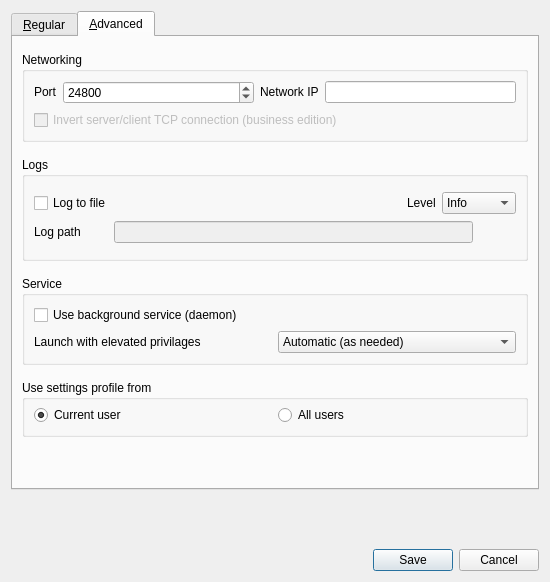
<?xml version="1.0" encoding="UTF-8"?>
<ui version="4.0">
 <class>SettingsDialogBase</class>
 <widget class="QDialog" name="SettingsDialogBase">
  <property name="geometry">
   <rect>
    <x>0</x>
    <y>0</y>
    <width>550</width>
    <height>582</height>
   </rect>
  </property>
  <property name="sizePolicy">
   <sizepolicy hsizetype="Preferred" vsizetype="Expanding">
    <horstretch>0</horstretch>
    <verstretch>0</verstretch>
   </sizepolicy>
  </property>
  <property name="windowTitle">
   <string>Preferences</string>
  </property>
  <layout class="QVBoxLayout" name="verticalLayout_9">
   <property name="spacing">
    <number>15</number>
   </property>
   <item alignment="Qt::AlignTop">
    <widget class="QTabWidget" name="m_pTabWidget">
     <property name="tabPosition">
      <enum>QTabWidget::North</enum>
     </property>
     <property name="currentIndex">
      <number>1</number>
     </property>
     <widget class="QWidget" name="m_pTabRegular">
      <attribute name="title">
       <string>&amp;Regular</string>
      </attribute>
      <layout class="QVBoxLayout" name="verticalLayout_3">
       <property name="spacing">
        <number>15</number>
       </property>
       <property name="topMargin">
        <number>15</number>
       </property>
       <item alignment="Qt::AlignTop">
        <widget class="QGroupBox" name="m_pGroupBasics">
         <property name="title">
          <string>Basics</string>
         </property>
         <layout class="QVBoxLayout" name="verticalLayout_2">
          <item>
           <layout class="QHBoxLayout" name="horizontalLayout">
            <item>
             <widget class="QLabel" name="m_pLabelComputerName">
              <property name="sizePolicy">
               <sizepolicy hsizetype="Preferred" vsizetype="Fixed">
                <horstretch>0</horstretch>
                <verstretch>0</verstretch>
               </sizepolicy>
              </property>
              <property name="minimumSize">
               <size>
                <width>75</width>
                <height>0</height>
               </size>
              </property>
              <property name="text">
               <string>Computer name</string>
              </property>
             </widget>
            </item>
            <item>
             <spacer name="horizontalSpacer">
              <property name="orientation">
               <enum>Qt::Horizontal</enum>
              </property>
              <property name="sizeType">
               <enum>QSizePolicy::Maximum</enum>
              </property>
              <property name="sizeHint" stdset="0">
               <size>
                <width>20</width>
                <height>20</height>
               </size>
              </property>
             </spacer>
            </item>
            <item>
             <widget class="QLineEdit" name="m_pLineEditScreenName">
              <property name="enabled">
               <bool>true</bool>
              </property>
              <property name="maxLength">
               <number>255</number>
              </property>
             </widget>
            </item>
           </layout>
          </item>
          <item>
           <widget class="QCheckBox" name="m_pCheckBoxPreventSleep">
            <property name="text">
             <string>Prevent this computer from going to sleep</string>
            </property>
           </widget>
          </item>
          <item>
           <widget class="QCheckBox" name="m_pCheckBoxLanguageSync">
            <property name="text">
             <string>Use server's keyboard language on this computer (client mode)</string>
            </property>
           </widget>
          </item>
          <item>
           <widget class="QCheckBox" name="m_pCheckBoxScrollDirection">
            <property name="text">
             <string>Invert scroll direction on this computer (client mode)</string>
            </property>
           </widget>
          </item>
         </layout>
        </widget>
       </item>
       <item alignment="Qt::AlignTop">
        <widget class="QGroupBox" name="m_pGroupApp">
         <property name="title">
          <string>App</string>
         </property>
         <layout class="QVBoxLayout" name="verticalLayout_5">
          <item>
           <widget class="QCheckBox" name="m_pCheckBoxCloseToTray">
            <property name="text">
             <string>Leave app running in notification area when the window is closed</string>
            </property>
           </widget>
          </item>
          <item>
           <widget class="QCheckBox" name="m_pCheckBoxAutoHide">
            <property name="text">
             <string>Hide the window when the app starts</string>
            </property>
           </widget>
          </item>
         </layout>
        </widget>
       </item>
       <item alignment="Qt::AlignTop">
        <widget class="QGroupBox" name="m_pGroupSecurity">
         <property name="title">
          <string>Security</string>
         </property>
         <layout class="QVBoxLayout" name="verticalLayout">
          <property name="spacing">
           <number>5</number>
          </property>
          <property name="topMargin">
           <number>9</number>
          </property>
          <property name="bottomMargin">
           <number>9</number>
          </property>
          <item>
           <layout class="QHBoxLayout" name="horizontalLayout_5">
            <property name="topMargin">
             <number>0</number>
            </property>
            <item>
             <widget class="QCheckBox" name="m_pCheckBoxEnableTls">
              <property name="enabled">
               <bool>true</bool>
              </property>
              <property name="text">
               <string>Enable TLS encryption</string>
              </property>
             </widget>
            </item>
            <item>
             <spacer name="horizontalSpacer_2">
              <property name="orientation">
               <enum>Qt::Horizontal</enum>
              </property>
              <property name="sizeHint" stdset="0">
               <size>
                <width>40</width>
                <height>20</height>
               </size>
              </property>
             </spacer>
            </item>
            <item>
             <widget class="QLabel" name="m_pLabelTlsKeyLength">
              <property name="sizePolicy">
               <sizepolicy hsizetype="Preferred" vsizetype="Fixed">
                <horstretch>0</horstretch>
                <verstretch>0</verstretch>
               </sizepolicy>
              </property>
              <property name="text">
               <string>Key length</string>
              </property>
             </widget>
            </item>
            <item>
             <widget class="QComboBox" name="m_pComboBoxTlsKeyLength">
              <property name="currentText">
               <string>1024</string>
              </property>
              <item>
               <property name="text">
                <string>1024</string>
               </property>
              </item>
              <item>
               <property name="text">
                <string>2048</string>
               </property>
              </item>
              <item>
               <property name="text">
                <string>4096</string>
               </property>
              </item>
             </widget>
            </item>
           </layout>
          </item>
          <item>
           <layout class="QHBoxLayout" name="horizontalLayout_6">
            <property name="topMargin">
             <number>0</number>
            </property>
            <item>
             <widget class="QLabel" name="m_pLabelTlsCert">
              <property name="sizePolicy">
               <sizepolicy hsizetype="Preferred" vsizetype="Fixed">
                <horstretch>0</horstretch>
                <verstretch>0</verstretch>
               </sizepolicy>
              </property>
              <property name="text">
               <string>Certificate</string>
              </property>
             </widget>
            </item>
            <item>
             <spacer name="horizontalSpacer_3">
              <property name="orientation">
               <enum>Qt::Horizontal</enum>
              </property>
              <property name="sizeType">
               <enum>QSizePolicy::Minimum</enum>
              </property>
              <property name="sizeHint" stdset="0">
               <size>
                <width>30</width>
                <height>20</height>
               </size>
              </property>
             </spacer>
            </item>
            <item>
             <widget class="QLineEdit" name="m_pLineEditTlsCertPath">
              <property name="minimumSize">
               <size>
                <width>0</width>
                <height>0</height>
               </size>
              </property>
             </widget>
            </item>
            <item>
             <widget class="QPushButton" name="m_pPushButtonTlsCertPath">
              <property name="cursor">
               <cursorShape>PointingHandCursor</cursorShape>
              </property>
              <property name="text">
               <string/>
              </property>
              <property name="icon">
               <iconset resource="../../../../res/gui/Synergy.qrc">
                <normaloff>:/res/icons/64x64/folder.png</normaloff>:/res/icons/64x64/folder.png</iconset>
              </property>
              <property name="iconSize">
               <size>
                <width>20</width>
                <height>13</height>
               </size>
              </property>
              <property name="flat">
               <bool>true</bool>
              </property>
             </widget>
            </item>
           </layout>
          </item>
          <item>
           <layout class="QHBoxLayout" name="horizontalLayout_7">
            <property name="topMargin">
             <number>0</number>
            </property>
            <item>
             <spacer name="horizontalSpacer_4">
              <property name="orientation">
               <enum>Qt::Horizontal</enum>
              </property>
              <property name="sizeHint" stdset="0">
               <size>
                <width>40</width>
                <height>20</height>
               </size>
              </property>
             </spacer>
            </item>
            <item>
             <widget class="QPushButton" name="m_pPushButtonTlsRegenCert">
              <property name="text">
               <string>Regenerate certificate</string>
              </property>
             </widget>
            </item>
           </layout>
          </item>
         </layout>
        </widget>
       </item>
       <item>
        <spacer name="verticalSpacer">
         <property name="orientation">
          <enum>Qt::Vertical</enum>
         </property>
         <property name="sizeHint" stdset="0">
          <size>
           <width>20</width>
           <height>40</height>
          </size>
         </property>
        </spacer>
       </item>
      </layout>
     </widget>
     <widget class="QWidget" name="m_pTabAdvanced">
      <attribute name="title">
       <string>&amp;Advanced</string>
      </attribute>
      <layout class="QVBoxLayout" name="verticalLayout_8">
       <property name="spacing">
        <number>15</number>
       </property>
       <property name="topMargin">
        <number>15</number>
       </property>
       <item alignment="Qt::AlignTop">
        <widget class="QGroupBox" name="m_pGroupNetworking">
         <property name="title">
          <string>Networking</string>
         </property>
         <layout class="QVBoxLayout" name="verticalLayout_4">
          <item>
           <layout class="QHBoxLayout" name="horizontalLayout_2">
            <property name="topMargin">
             <number>0</number>
            </property>
            <item>
             <widget class="QLabel" name="m_pLabel_20">
              <property name="sizePolicy">
               <sizepolicy hsizetype="Preferred" vsizetype="Fixed">
                <horstretch>0</horstretch>
                <verstretch>0</verstretch>
               </sizepolicy>
              </property>
              <property name="text">
               <string>Port</string>
              </property>
             </widget>
            </item>
            <item>
             <widget class="QSpinBox" name="m_pSpinBoxPort">
              <property name="enabled">
               <bool>true</bool>
              </property>
              <property name="sizePolicy">
               <sizepolicy hsizetype="MinimumExpanding" vsizetype="Fixed">
                <horstretch>0</horstretch>
                <verstretch>0</verstretch>
               </sizepolicy>
              </property>
              <property name="maximum">
               <number>65535</number>
              </property>
              <property name="value">
               <number>24800</number>
              </property>
             </widget>
            </item>
            <item>
             <widget class="QLabel" name="m_pLabel_21">
              <property name="sizePolicy">
               <sizepolicy hsizetype="Preferred" vsizetype="Fixed">
                <horstretch>0</horstretch>
                <verstretch>0</verstretch>
               </sizepolicy>
              </property>
              <property name="text">
               <string>Network IP</string>
              </property>
             </widget>
            </item>
            <item>
             <widget class="QLineEdit" name="m_pLineEditInterface">
              <property name="enabled">
               <bool>true</bool>
              </property>
             </widget>
            </item>
           </layout>
          </item>
          <item>
           <widget class="QCheckBox" name="m_pInvertConnection">
            <property name="enabled">
             <bool>false</bool>
            </property>
            <property name="text">
             <string>Invert server/client TCP connection (business edition)</string>
            </property>
           </widget>
          </item>
         </layout>
        </widget>
       </item>
       <item alignment="Qt::AlignTop">
        <widget class="QGroupBox" name="m_pGroupLogs">
         <property name="title">
          <string>Logs</string>
         </property>
         <layout class="QGridLayout" name="gridLayout">
          <property name="topMargin">
           <number>15</number>
          </property>
          <property name="bottomMargin">
           <number>15</number>
          </property>
          <property name="verticalSpacing">
           <number>7</number>
          </property>
          <item row="0" column="1">
           <spacer name="horizontalSpacer_5">
            <property name="orientation">
             <enum>Qt::Horizontal</enum>
            </property>
            <property name="sizeHint" stdset="0">
             <size>
              <width>40</width>
              <height>20</height>
             </size>
            </property>
           </spacer>
          </item>
          <item row="0" column="0">
           <widget class="QCheckBox" name="m_pCheckBoxLogToFile">
            <property name="text">
             <string>Log to file</string>
            </property>
           </widget>
          </item>
          <item row="0" column="3">
           <widget class="QComboBox" name="m_pComboLogLevel">
            <item>
             <property name="text">
              <string>Info</string>
             </property>
            </item>
            <item>
             <property name="text">
              <string>Debug</string>
             </property>
            </item>
            <item>
             <property name="text">
              <string>Debug1</string>
             </property>
            </item>
            <item>
             <property name="text">
              <string>Debug2</string>
             </property>
            </item>
           </widget>
          </item>
          <item row="0" column="2">
           <widget class="QLabel" name="m_pLabel_3">
            <property name="sizePolicy">
             <sizepolicy hsizetype="Preferred" vsizetype="Fixed">
              <horstretch>0</horstretch>
              <verstretch>0</verstretch>
             </sizepolicy>
            </property>
            <property name="minimumSize">
             <size>
              <width>0</width>
              <height>0</height>
             </size>
            </property>
            <property name="text">
             <string>Level</string>
            </property>
           </widget>
          </item>
          <item row="1" column="0" colspan="4">
           <layout class="QHBoxLayout" name="horizontalLayout_4">
            <property name="spacing">
             <number>3</number>
            </property>
            <property name="topMargin">
             <number>0</number>
            </property>
            <item>
             <widget class="QLabel" name="m_pLabelLogPath">
              <property name="sizePolicy">
               <sizepolicy hsizetype="Preferred" vsizetype="Fixed">
                <horstretch>0</horstretch>
                <verstretch>0</verstretch>
               </sizepolicy>
              </property>
              <property name="text">
               <string>Log path</string>
              </property>
             </widget>
            </item>
            <item>
             <spacer name="horizontalSpacer_7">
              <property name="orientation">
               <enum>Qt::Horizontal</enum>
              </property>
              <property name="sizeType">
               <enum>QSizePolicy::Minimum</enum>
              </property>
              <property name="sizeHint" stdset="0">
               <size>
                <width>30</width>
                <height>20</height>
               </size>
              </property>
             </spacer>
            </item>
            <item>
             <widget class="QLineEdit" name="m_pLineEditLogFilename">
              <property name="enabled">
               <bool>false</bool>
              </property>
              <property name="sizePolicy">
               <sizepolicy hsizetype="Expanding" vsizetype="Fixed">
                <horstretch>0</horstretch>
                <verstretch>0</verstretch>
               </sizepolicy>
              </property>
             </widget>
            </item>
            <item>
             <widget class="QPushButton" name="m_pButtonBrowseLog">
              <property name="enabled">
               <bool>false</bool>
              </property>
              <property name="cursor">
               <cursorShape>PointingHandCursor</cursorShape>
              </property>
              <property name="text">
               <string/>
              </property>
              <property name="icon">
               <iconset resource="../../../../res/gui/Synergy.qrc">
                <normaloff>:/res/icons/64x64/folder.png</normaloff>:/res/icons/64x64/folder.png</iconset>
              </property>
              <property name="iconSize">
               <size>
                <width>20</width>
                <height>13</height>
               </size>
              </property>
              <property name="flat">
               <bool>true</bool>
              </property>
             </widget>
            </item>
           </layout>
          </item>
         </layout>
        </widget>
       </item>
       <item alignment="Qt::AlignTop">
        <widget class="QGroupBox" name="m_pGroupService">
         <property name="sizePolicy">
          <sizepolicy hsizetype="Preferred" vsizetype="Expanding">
           <horstretch>0</horstretch>
           <verstretch>0</verstretch>
          </sizepolicy>
         </property>
         <property name="title">
          <string>Service</string>
         </property>
         <layout class="QGridLayout" name="gridLayout_3">
          <item row="1" column="0">
           <layout class="QHBoxLayout" name="horizontalLayout_9">
            <item>
             <widget class="QLabel" name="m_pLabelElevate">
              <property name="sizePolicy">
               <sizepolicy hsizetype="Preferred" vsizetype="Fixed">
                <horstretch>0</horstretch>
                <verstretch>0</verstretch>
               </sizepolicy>
              </property>
              <property name="text">
               <string>Launch with elevated privilages</string>
              </property>
             </widget>
            </item>
            <item>
             <widget class="QComboBox" name="m_pComboElevate">
              <property name="sizePolicy">
               <sizepolicy hsizetype="Preferred" vsizetype="Fixed">
                <horstretch>0</horstretch>
                <verstretch>0</verstretch>
               </sizepolicy>
              </property>
              <property name="minimumSize">
               <size>
                <width>0</width>
                <height>0</height>
               </size>
              </property>
              <property name="toolTip">
               <string>Specify when the Synergy service should run at an elevated privilege level</string>
              </property>
              <property name="currentIndex">
               <number>0</number>
              </property>
              <item>
               <property name="text">
                <string>Automatic (as needed)</string>
               </property>
              </item>
              <item>
               <property name="text">
                <string>Always elevate</string>
               </property>
              </item>
              <item>
               <property name="text">
                <string>Never elevate</string>
               </property>
              </item>
             </widget>
            </item>
           </layout>
          </item>
          <item row="0" column="0">
           <widget class="QCheckBox" name="m_pCheckBoxServiceEnabled">
            <property name="text">
             <string>Use background service (daemon)</string>
            </property>
           </widget>
          </item>
         </layout>
        </widget>
       </item>
       <item alignment="Qt::AlignTop">
        <widget class="QGroupBox" name="m_pGroupScope">
         <property name="title">
          <string>Use settings profile from</string>
         </property>
         <layout class="QGridLayout" name="gridLayout_2">
          <property name="topMargin">
           <number>5</number>
          </property>
          <item row="0" column="1">
           <widget class="QRadioButton" name="m_pRadioSystemScope">
            <property name="text">
             <string>All users</string>
            </property>
            <property name="checked">
             <bool>false</bool>
            </property>
           </widget>
          </item>
          <item row="0" column="0">
           <widget class="QRadioButton" name="m_pRadioUserScope">
            <property name="text">
             <string>Current user</string>
            </property>
            <property name="checked">
             <bool>true</bool>
            </property>
           </widget>
          </item>
         </layout>
        </widget>
       </item>
       <item>
        <spacer name="verticalSpacer_3">
         <property name="orientation">
          <enum>Qt::Vertical</enum>
         </property>
         <property name="sizeHint" stdset="0">
          <size>
           <width>20</width>
           <height>40</height>
          </size>
         </property>
        </spacer>
       </item>
      </layout>
     </widget>
    </widget>
   </item>
   <item>
    <spacer name="verticalSpacer_2">
     <property name="orientation">
      <enum>Qt::Vertical</enum>
     </property>
     <property name="sizeHint" stdset="0">
      <size>
       <width>20</width>
       <height>40</height>
      </size>
     </property>
    </spacer>
   </item>
   <item>
    <widget class="QDialogButtonBox" name="m_pButtonBox">
     <property name="orientation">
      <enum>Qt::Horizontal</enum>
     </property>
     <property name="standardButtons">
      <set>QDialogButtonBox::Cancel|QDialogButtonBox::Save</set>
     </property>
    </widget>
   </item>
  </layout>
 </widget>
 <tabstops>
  <tabstop>m_pLineEditScreenName</tabstop>
  <tabstop>m_pSpinBoxPort</tabstop>
  <tabstop>m_pLineEditInterface</tabstop>
  <tabstop>m_pCheckBoxEnableTls</tabstop>
  <tabstop>m_pComboBoxTlsKeyLength</tabstop>
  <tabstop>m_pLineEditTlsCertPath</tabstop>
  <tabstop>m_pPushButtonTlsCertPath</tabstop>
  <tabstop>m_pPushButtonTlsRegenCert</tabstop>
  <tabstop>m_pCheckBoxLogToFile</tabstop>
  <tabstop>m_pComboLogLevel</tabstop>
  <tabstop>m_pLineEditLogFilename</tabstop>
  <tabstop>m_pButtonBrowseLog</tabstop>
  <tabstop>m_pRadioUserScope</tabstop>
  <tabstop>m_pRadioSystemScope</tabstop>
  <tabstop>m_pComboElevate</tabstop>
 </tabstops>
 <resources>
  <include location="../../../../res/gui/Synergy.qrc"/>
 </resources>
 <connections>
  <connection>
   <sender>m_pButtonBox</sender>
   <signal>accepted()</signal>
   <receiver>SettingsDialogBase</receiver>
   <slot>accept()</slot>
   <hints>
    <hint type="sourcelabel">
     <x>266</x>
     <y>340</y>
    </hint>
    <hint type="destinationlabel">
     <x>157</x>
     <y>274</y>
    </hint>
   </hints>
  </connection>
  <connection>
   <sender>m_pButtonBox</sender>
   <signal>rejected()</signal>
   <receiver>SettingsDialogBase</receiver>
   <slot>reject()</slot>
   <hints>
    <hint type="sourcelabel">
     <x>334</x>
     <y>340</y>
    </hint>
    <hint type="destinationlabel">
     <x>286</x>
     <y>274</y>
    </hint>
   </hints>
  </connection>
 </connections>
</ui>
